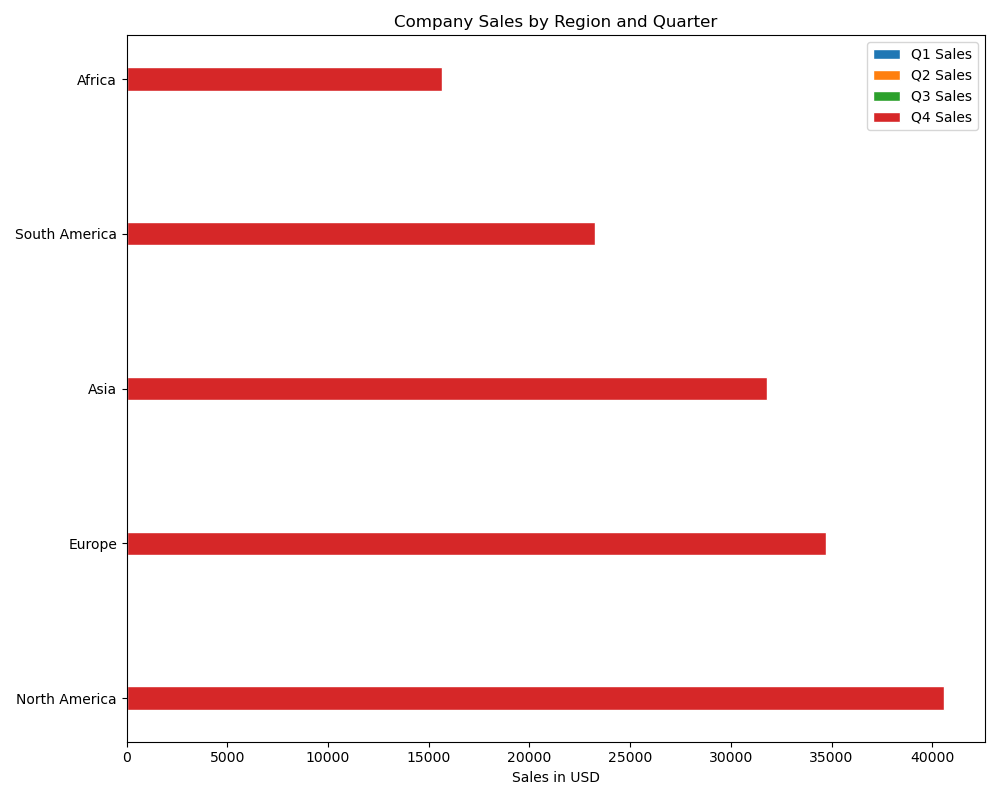

Recreate this plot in Python.

import matplotlib.pyplot as plt

# Data
regions = ['North America', 'Europe', 'Asia', 'South America', 'Africa']
Q1_sales = [12345, 10234, 9384, 6789, 4567]
Q2_sales = [13678, 11789, 10756, 7890, 5189]
Q3_sales = [14567, 12678, 11678, 8567, 5890]
Q4_sales = [15892, 13456, 12894, 9245, 6378]

# Colors for each quarter
colors = ['#1f77b4', '#ff7f0e', '#2ca02c', '#d62728']

# Figure size
plt.figure(figsize=(10, 8))

# Bar heights (change to width for horizontal bars)
bar_height = 0.15

# Plotting
plt.barh(regions, Q1_sales, color=colors[0], edgecolor='white', height=bar_height, label='Q1 Sales')
plt.barh(regions, Q2_sales, left=Q1_sales, color=colors[1], edgecolor='white', height=bar_height, label='Q2 Sales')
plt.barh(regions, [Q1_sales[i] + Q2_sales[i] for i in range(len(Q3_sales))], color=colors[2], edgecolor='white', height=bar_height, label='Q3 Sales')
plt.barh(regions, [Q1_sales[i] + Q2_sales[i] + Q3_sales[i] for i in range(len(Q4_sales))], color=colors[3], edgecolor='white', height=bar_height, label='Q4 Sales')

# Labels and Title
plt.xlabel('Sales in USD')
plt.title('Company Sales by Region and Quarter')
plt.legend()

# Display the plot
plt.tight_layout()
plt.show()
